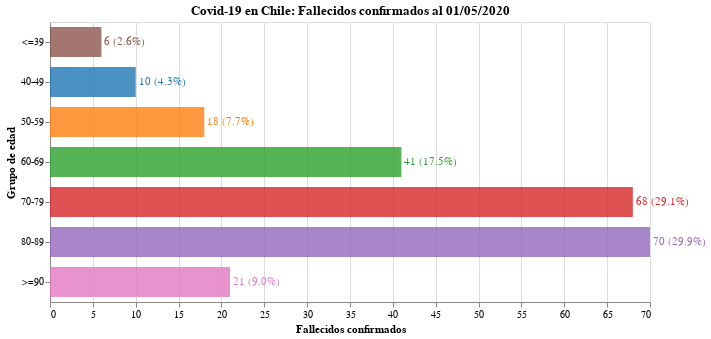

Source (notebook cell):
### Code cell
#hide_input
bars = alt.Chart(deaths.reset_index()).mark_bar(opacity=0.8, size=30).encode(
    x = alt.X('Fallecidos confirmados'),
    y = alt.Y('Grupo de edad', sort=grupo_de_edad),
    tooltip = ['Grupo de edad', 'Fallecidos confirmados', 'Porcentaje'],
    color = alt.Color('Grupo de edad', scale=alt.Scale(scheme='category10'), legend=None),
    order = alt.Order('index:O')
)

text = bars.mark_text(
    align='left',
    baseline='middle',
    dx=3  # Nudges text to right so it doesn't appear on top of the bar
).encode(
    text=alt.Text('Texto')
)

bars.properties(
    title = f"Covid-19 en Chile: Fallecidos confirmados al {pd.to_datetime(today).strftime('%d/%m/%Y')}",
    width = 600,
    height = alt.Step(40)
) + text

### Figure 1 — Vega-Lite specification as saved in the notebook (floating-point values rounded to 4 significant figures)
{"config": {"view": {"continuousWidth": 400, "continuousHeight": 300}}, "layer": [{"mark": {"type": "bar", "opacity": 0.8, "size": 30}, "encoding": {"color": {"type": "nominal", "field": "Grupo de edad", "legend": null, "scale": {"scheme": "category10"}}, "order": {"type": "ordinal", "field": "index"}, "tooltip": [{"type": "nominal", "field": "Grupo de edad"}, {"type": "quantitative", "field": "Fallecidos confirmados"}, {"type": "quantitative", "field": "Porcentaje"}], "x": {"type": "quantitative", "field": "Fallecidos confirmados"}, "y": {"type": "nominal", "field": "Grupo de edad", "sort": ["<=39", "40-49", "50-59", "60-69", "70-79", "80-89", ">=90"]}}, "height": {"step": 40}, "title": "Covid-19 en Chile: Fallecidos confirmados al 01/05/2020", "width": 600}, {"mark": {"type": "text", "align": "left", "baseline": "middle", "dx": 3}, "encoding": {"color": {"type": "nominal", "field": "Grupo de edad", "legend": null, "scale": {"scheme": "category10"}}, "order": {"type": "ordinal", "field": "index"}, "text": {"type": "nominal", "field": "Texto"}, "tooltip": [{"type": "nominal", "field": "Grupo de edad"}, {"type": "quantitative", "field": "Fallecidos confirmados"}, {"type": "quantitative", "field": "Porcentaje"}], "x": {"type": "quantitative", "field": "Fallecidos confirmados"}, "y": {"type": "nominal", "field": "Grupo de edad", "sort": ["<=39", "40-49", "50-59", "60-69", "70-79", "80-89", ">=90"]}}}], "data": {"name": "data-4c93d3fc3a0e44b27d0b37131dfdad82"}, "$schema": "https://vega.github.io/schema/vega-lite/v4.8.1.json", "datasets": {"data-4c93d3fc3a0e44b27d0b37131dfdad82": [{"index": 0, "Grupo de edad": "<=39", "Fallecidos confirmados": 6, "Porcentaje": 2.6, "Texto": "6 (2.6%)"}, {"index": 1, "Grupo de edad": "40-49", "Fallecidos confirmados": 10, "Porcentaje": 4.3, "Texto": "10 (4.3%)"}, {"index": 2, "Grupo de edad": "50-59", "Fallecidos confirmados": 18, "Porcentaje": 7.7, "Texto": "18 (7.7%)"}, {"index": 3, "Grupo de edad": "60-69", "Fallecidos confirmados": 41, "Porcentaje": 17.5, "Texto": "41 (17.5%)"}, {"index": 4, "Grupo de edad": "70-79", "Fallecidos confirmados": 68, "Porcentaje": 29.1, "Texto": "68 (29.1%)"}, {"index": 5, "Grupo de edad": "80-89", "Fallecidos confirmados": 70, "Porcentaje": 29.9, "Texto": "70 (29.9%)"}, {"index": 6, "Grupo de edad": ">=90", "Fallecidos confirmados": 21, "Porcentaje": 9.0, "Texto": "21 (9.0%)"}]}}
